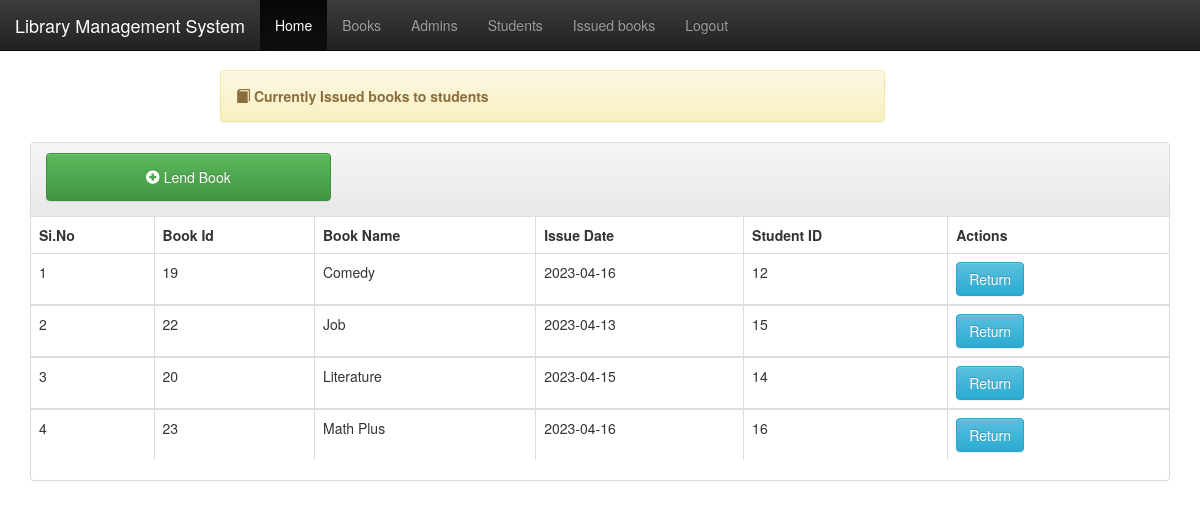
Page /borrowedbooks.php (signed in) on the committed database.
### tables this page shows
CREATE TABLE `borrow` (
  `borrowId` int(11) NOT NULL,
  `borrowDate` varchar(20) NOT NULL,
  `returnDate` varchar(20) NOT NULL,
  `bookId` int(2) NOT NULL,
  `studentId` int(11) NOT NULL
);

CREATE TABLE `books` (
  `bookId` int(11) NOT NULL,
  `bookTitle` varchar(150) NOT NULL,
  `author` varchar(60) NOT NULL,
  `publisherName` varchar(60) NOT NULL,
  `categories` varchar(30) NOT NULL
);

### borrowedbooks.php (the view, shortened to what this page needs)
<?php
   require 'includes/db-inc.php';
   include "includes/header.php";
   ?>
<div class="container">
   <?php include "includes/nav.php"; ?>
   <div class="alert alert-warning col-lg-7 col-md-12 col-sm-12 col-xs-12 col-lg-offset-2 col-md-offset-0 col-sm-offset-1 col-xs-offset-0" style="margin-top:70px">
      <span class="glyphicon glyphicon-book"></span>
      <strong>Currently Issued books to students</strong>
   </div>
</div>
<div class="container">
   <div class="panel panel-default">
      <div class="panel-heading">
         <div class="row">
            <a href="lendbook.php"><button class="btn btn-success col-lg-3 col-md-4 col-sm-11 col-xs-11 button" style="margin-left: 15px;margin-bottom: 5px"><span class="glyphicon glyphicon-plus-sign"></span> Lend Book</button></a>
         </div>
      </div>
      <table class="table table-bordered">
         <thead>
            <tr>
               <th>Si.No</th>
               <th>Book Id</th>
               <th>Book Name</th>
               <th>Issue Date</th>
               <th>Student ID</th>
               <th>Actions</th>
            </tr>
         </thead>
         <?php
            $sql = "SELECT * FROM books NATURAL JOIN borrow;";
            $query = mysqli_query($conn, $sql);
            $counter =1;
            	while($row = mysqli_fetch_array($query)){
            		?>
         <tbody>
            <tr>
               <td><?php echo $counter++; ?></td>
               <td><?php echo $row['bookId'];?></td>
               <td><?php echo $row['bookTitle'];?></td>
               <td><?php echo $row['borrowDate']; ?></td>
               <td><?php echo $row['studentId']; ?></td>
               <td>
                  <a href="delete_query.php?bookId=<?php echo $row['bookId']?>"> <button class="btn btn-info" data-toggle="modal" >Return</button></a>
               </td>
            </tr>
         </tbody>
         <?php }
            ?>
      </table>
      <br>
   </div>
</div>
</body>
</html>

### includes/header.php (shortened to what this page needs)
<!DOCTYPE html>
<html>
<head>
    <link rel="stylesheet" type="text/css" href="css/style.css">
        <link rel="stylesheet" href="https://maxcdn.bootstrapcdn.com/bootstrap/3.3.7/css/bootstrap.min.css">
        <link rel="stylesheet" href="https://maxcdn.bootstrapcdn.com/bootstrap/3.3.7/css/bootstrap-theme.min.css">
</head>
<body>

### includes/nav.php (shortened to what this page needs)
<?php
if (isset($_SESSION['admin'])) {
     $admin = $_SESSION['admin'];
}
?>
<nav class="navbar navbar-inverse navbar-fixed-top">
    <div class="container-fluid">
        <div class="navbar-header">
            <a class="navbar-brand" href="admin.php">Library Management System</a>
        </div>
        <div class="collapse navbar-collapse" id="bs-example">
            <ul class="nav navbar-nav">
                <?php if(isset($admin)) { ?>
                <li class="active"><a href="admin.php">Home</a></li>
                <li><a href="bookstable.php">Books</a></li>
                <li><a href="users.php">Admins</a></li>
                <li><a href="viewstudents.php">Students</a></li>
                <li><a href="borrowedbooks.php">Issued books</a></li>
                <?php } ?>
            <ul class="nav navbar-nav navbar-right">
                <li><a href="logout.php">Logout</a></li>
            </ul>
        </div>
    </div>
</nav>

### css/style.css (style rules this page uses)
body { overflow-x: hidden; }
.alert { margin-top: 40px; }
.btn-info { margin-right: 10px }
.button { height: 48px }

### rows in the picture
borrow: bookId.bookId "19", bookId.bookTitle "Comedy", borrowDate "2023-04-16", studentId "12"
borrow: bookId.bookId "22", bookId.bookTitle "Job", borrowDate "2023-04-13", studentId "15"
borrow: bookId.bookId "20", bookId.bookTitle "Literature", borrowDate "2023-04-15", studentId "14"
borrow: bookId.bookId "23", bookId.bookTitle "Math Plus", borrowDate "2023-04-16", studentId "16"
